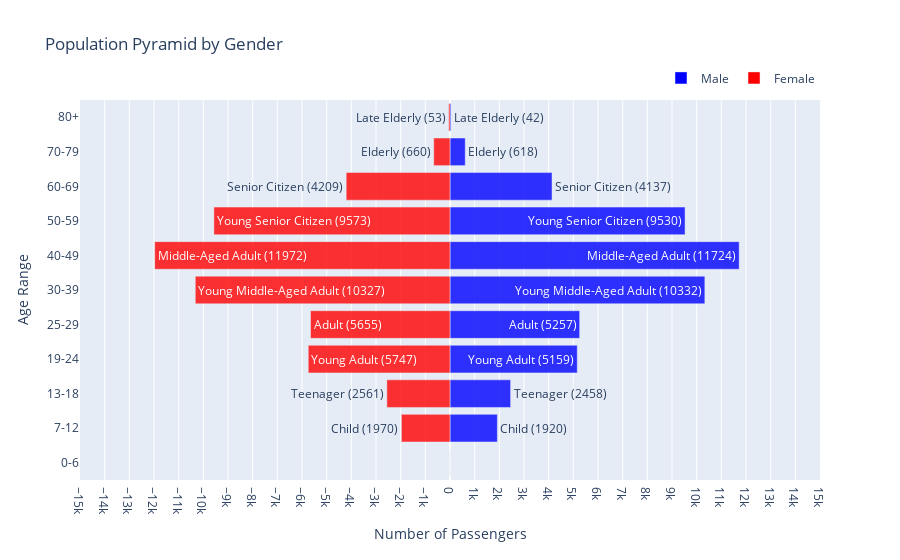

Here is the notebook cell this chart was saved with:
### Markdown cell above
#### By Age

### Code cell
import plotly.graph_objs as go

# Group by gender and age range and count the number of passengers in each group
gender_age_counts = df.groupby(['Gender', 'Age Range']).size().reset_index(name='Count')

# Create a stacked bar chart using Plotly
fig = go.Figure()

# Add bars for Male and Female passengers
fig.add_trace(go.Bar(
    x=gender_age_counts[gender_age_counts['Gender'] == 'Male']['Count'],
    y=gender_age_counts[gender_age_counts['Gender'] == 'Male']['Age Range'],
    name='Male',
    orientation='h',
    marker=dict(color='blue', opacity=0.8),
    text=['{} ({})'.format(age_range_desc[a], c) for a, c in zip(gender_age_counts[gender_age_counts['Gender'] == 'Male']['Age Range'], gender_age_counts[gender_age_counts['Gender'] == 'Male']['Count'])],
    textposition='auto',
))

fig.add_trace(go.Bar(
    x=-gender_age_counts[gender_age_counts['Gender'] == 'Female']['Count'],
    y=gender_age_counts[gender_age_counts['Gender'] == 'Female']['Age Range'],
    name='Female',
    orientation='h',
    marker=dict(color='red', opacity=0.8),
    text=['{} ({})'.format(age_range_desc[a], c) for a, c in zip(gender_age_counts[gender_age_counts['Gender'] == 'Female']['Age Range'], gender_age_counts[gender_age_counts['Gender'] == 'Female']['Count'])],
    textposition='auto',
))

# Set the layout properties
fig.update_layout(
    barmode='overlay',
    title='Population Pyramid by Gender',
    xaxis=dict(title='Number of Passengers', tickmode='linear', dtick=1000, range=[-15000, 15000]),
    yaxis=dict(title='Age Range'),
    legend=dict(orientation='h', yanchor='bottom', y=1.02, xanchor='right', x=1)
)

fig.show()

### Figure 1 — Plotly figure (JSON) as saved in the notebook; plotly's stock layout.template omitted (floating-point values rounded to 4 significant figures)
{"data": [{"marker": {"color": "blue", "opacity": 0.8}, "name": "Male", "orientation": "h", "text": ["Infant/Toddler (0)", "Child (1920)", "Teenager (2458)", "Young Adult (5159)", "Adult (5257)", "Young Middle-Aged Adult (10332)", "Middle-Aged Adult (11724)", "Young Senior Citizen (9530)", "Senior Citizen (4137)", "Elderly (618)", "Late Elderly (42)"], "textposition": "auto", "type": "bar", "x": [0, 1920, 2458, 5159, 5257, 10332, 11724, 9530, 4137, 618, 42], "y": ["0-6", "7-12", "13-18", "19-24", "25-29", "30-39", "40-49", "50-59", "60-69", "70-79", "80+"]}, {"marker": {"color": "red", "opacity": 0.8}, "name": "Female", "orientation": "h", "text": ["Infant/Toddler (0)", "Child (1970)", "Teenager (2561)", "Young Adult (5747)", "Adult (5655)", "Young Middle-Aged Adult (10327)", "Middle-Aged Adult (11972)", "Young Senior Citizen (9573)", "Senior Citizen (4209)", "Elderly (660)", "Late Elderly (53)"], "textposition": "auto", "type": "bar", "x": [0, -1970, -2561, -5747, -5655, -10327, -11972, -9573, -4209, -660, -53], "y": ["0-6", "7-12", "13-18", "19-24", "25-29", "30-39", "40-49", "50-59", "60-69", "70-79", "80+"]}], "layout": {"barmode": "overlay", "legend": {"orientation": "h", "x": 1, "xanchor": "right", "y": 1.02, "yanchor": "bottom"}, "title": {"text": "Population Pyramid by Gender"}, "xaxis": {"dtick": 1000, "range": [-15000, 15000], "tickmode": "linear", "title": {"text": "Number of Passengers"}}, "yaxis": {"title": {"text": "Age Range"}}}}
